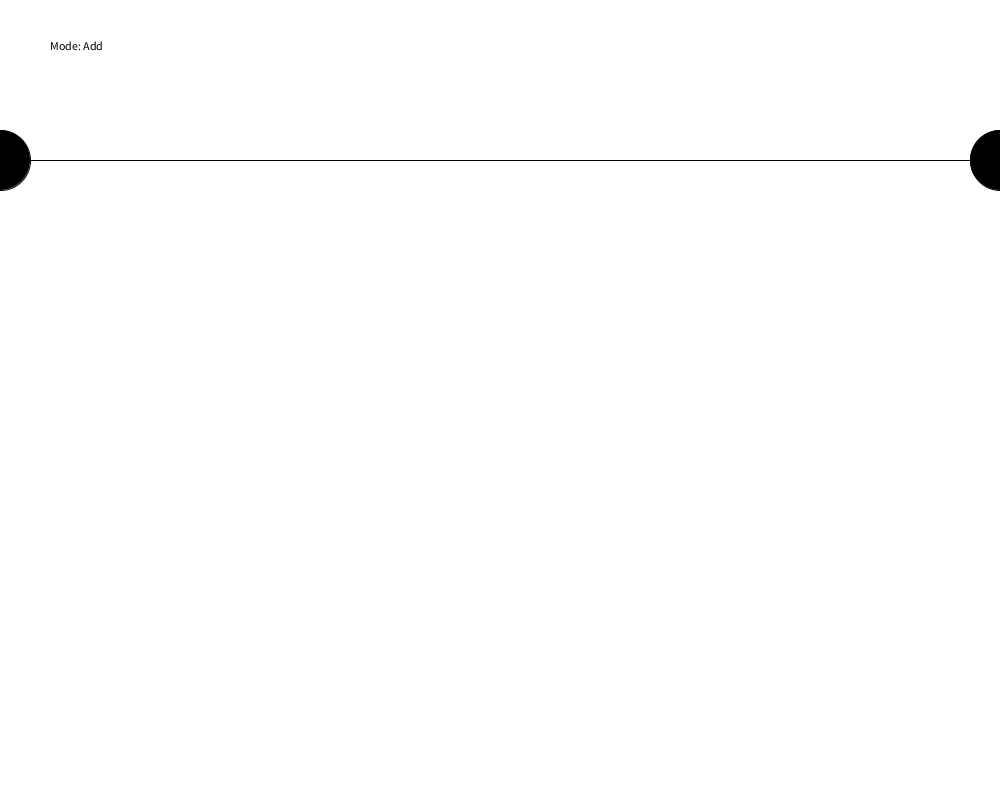
Frame 1 (no input)
Frame 60 (the mouse pressed at the canvas centre just before this capture): identical to frame 1, image omitted
Frame 120 (the mouse held since frame 60 and released just before this capture): identical to frame 1, image omitted

The Processing sketch that drew this single still picture (run headless with seeded random() and noise(); from frame 60 on, the mouse is pressed at the canvas centre):

// Processing sketch: OrbChain
// ── OrbChain.pde
final static int SPRING = 2;
static float SPRING_LENGTH = 50;
static float SPRING_DAMPEN = 0.990;
static float SPRING_CONSTANT = 0.015;
static float GRAVITY = 0.35;
final static int MODE = SPRING;
static String CLICK_MODE = "Add";
OrbList orbs;
void setup() {
  size(1000, 800);
  orbs = new OrbList();
}
void mouseClicked() {
  if (CLICK_MODE == "Add"){
    orbs.add(new OrbNode(mouseX, mouseY, 0, 0, 30));
  } else if (CLICK_MODE == "Insert"){
    orbs.add(mouseX, new OrbNode(mouseX, mouseY, 0, 0, 30));
  } else {
    
  }
}
void draw() {
  background(255);
  orbs.processAll();
  orbs.display();
  fill(0);
  strokeWeight(1);
  text("Mode: "+CLICK_MODE, 50, 50);
}
void keyPressed() {
  if (key == ' '){
    if (CLICK_MODE == "Add") {
      CLICK_MODE = "Insert";
    } else if (CLICK_MODE == "Insert") {
      CLICK_MODE = "Delete";
    } else {
      CLICK_MODE = "Add";
    }
  } else if (key == '1') {
    SPRING_CONSTANT += 0.005;
  } else if (key == '2') {
    SPRING_CONSTANT -= 0.005;
    if (SPRING_CONSTANT < 0) SPRING_CONSTANT = 0;
  } else if (key == '3') {
    SPRING_DAMPEN += 0.001;
    if (SPRING_DAMPEN > 1) SPRING_DAMPEN = 1;
  } else if (key == '4') {
    SPRING_DAMPEN -= 0.001;
    if (SPRING_DAMPEN < 0) SPRING_DAMPEN = 0;
  } else if (key == '5') {
    SPRING_LENGTH += 5;
  } else if (key == '6') {
    SPRING_LENGTH -= 5;
    if (SPRING_LENGTH < 0) SPRING_LENGTH = 0;
  } else if (key == '7') {
    GRAVITY += 0.05;
  } else if (key == '8') {
    GRAVITY -= 0.05;
    if (GRAVITY < 0) GRAVITY = 0;
  }
}

// ── OrbList.pde
public class OrbList {
  public OrbNode first, last;

  //create a fixed orb
  OrbList() {
    first = new FixedOrbNode(0, height/5);
    last = new FixedOrbNode(width, height/5);
    //link them to eachother
    first.next = last;
    last.prev = first;
  }
  void add(OrbNode orb) {
    orb.next = last;
    orb.prev = last.prev;
    last.prev.next = orb;
    last.prev = orb;
  }
  void add(int xcor,OrbNode toBeAdded){
    OrbNode current = first;
    while (current != null && xcor >= current.x){
      current.move();
      current = current.next;
    }
    toBeAdded.next = current;
    if (current != null){
      toBeAdded.prev = current.prev;
      current.prev.next = toBeAdded;
      current.prev = toBeAdded;
    }
  }
  OrbNode getNodeAt(int x, int y) {
    OrbNode current = first;
    while (current != null){
      if (dist(x, y, current.x, current.y) <= current.radius) {
        return current;
      }
      current = current.next;
    }
    return null;
  }
  void processAll() {
    OrbNode current = first;
    while (current != null){
      current.move();
      current = current.next;
    }
  }
  void display() {
    OrbNode current = first;
    while (current != null){
      current.display();
      current = current.next;
    }
  }
}

// ── OrbNode.pde
public class OrbNode {
  public float x, y;
  public float dx, dy;
  public float radius;
  color c;
  public OrbNode next, prev;
  public OrbNode() {
  }
  public OrbNode(float x_, float y_) {
    this(x_, y_, 0.0, 0.0, 50.0);
  }
  public OrbNode(float x_, float y_, float dx_, float dy_, float radius_ ) {
    x = x_;
    y = y_;
    dx = dx_;
    dy = dy_;
    radius = radius_;
    c = color(random(255), random(255), random(255), 200);
  }
  void display() {
    fill(c);
    ellipse(x, y, radius*2, radius*2);
    if (prev != null) line(x, y, prev.x, prev.y);
    if (next != null) line(x, y, next.x, next.y);
  }

  void springAttract(OrbNode other) {
    float dist = dist(x, y, other.x, other.y) ;
    float force = (dist - SPRING_LENGTH) * SPRING_CONSTANT;
    float displacex = (x - other.x) ;
    float displacey = (y - other.y) ;
    other.dx += displacex * force / dist;
    other.dy += displacey * force / dist;
    other.dx*= SPRING_DAMPEN;
    other.dy*= SPRING_DAMPEN;
  }

  void move() {
    //have prev and next apply spring force to this node;
    if (prev != null) prev.springAttract(this);
    if (next != null) next.springAttract(this);

    //apply velocity to position
    x+=dx;
    y+=dy;
    //apply gravity
    dy+=GRAVITY;
  }
}

public class FixedOrbNode extends OrbNode {
  void move() {
  }
  FixedOrbNode(float x_, float y_) {
    x = x_;
    y = y_;
    radius = 30;
    c = color(0);
  }
}
